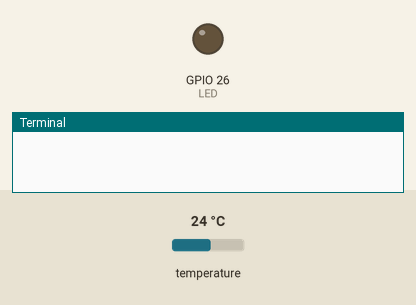
This program was run on a simulated Raspberry Pi (BCM pin numbers). Parts: output pins drawn as LEDs (lit = HIGH), the last lines printed to the terminal. Inputs (shaded band) come from the test bench; at power-on: temperature 24 °C.

Above: at 1.2 s.
1.3 s: temperature set to 27.3 °C
3.9 s: temperature set to 28.7 °C
At 5.3 s:
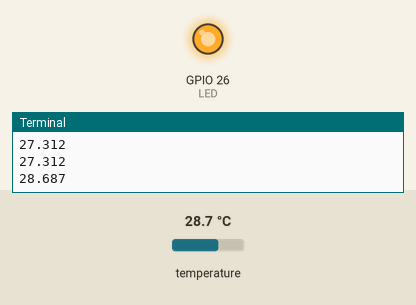
Timing chart, 0 to 13.4 s (numbered marks = the images above; inputs shaded):
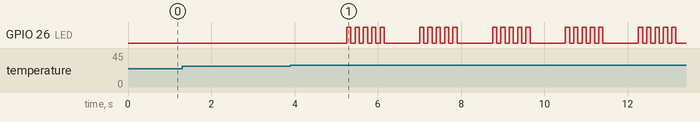

Measured:
- the behaviour switches between 28 and 28.1 °C on temperature (found by bisection; images 0 and 1)
- after the input at 3.9 s, GPIO 26 (LED): LOW → HIGH after 1.4 s, then repeats every 1.8 s: 4 × (LOW 0.10 s, HIGH 0.10 s), LOW 0.85 s, HIGH 0.10 s

The program:

1.py
```python
import RPi.GPIO as GPIO
from time import sleep

file_path = '/sys/bus/w1/devices/28-3a19706989ff/w1_slave'

LED = 26
GPIO.setmode(GPIO.BCM)
GPIO.setup(LED, GPIO.OUT)
p = GPIO.PWM(LED, 100)
blink = False
wait = 0
p.start(wait * 100)

try:
    n = 0
    while True:
        wait = 1 - wait
        n += 1
        if blink:
            p.ChangeDutyCycle(100 * wait)
        sleep(0.1)
        if n != 10:
            continue
        n = 0
        f = open(file_path, 'r')
        line = f.readlines()
        f.close()
        if line[0].find('YES') != -1:
            t = line[1].find('t=')
            temp = int(line[1][t+2:])/1000
            print(temp)
            if temp > 28:
                if not blink:
                    [blink, wait] = [True, 0]
            else:
                [blink, wait] = [False, 0]

except KeyboardInterrupt:
    p.stop()
    GPIO.cleanup()
```
